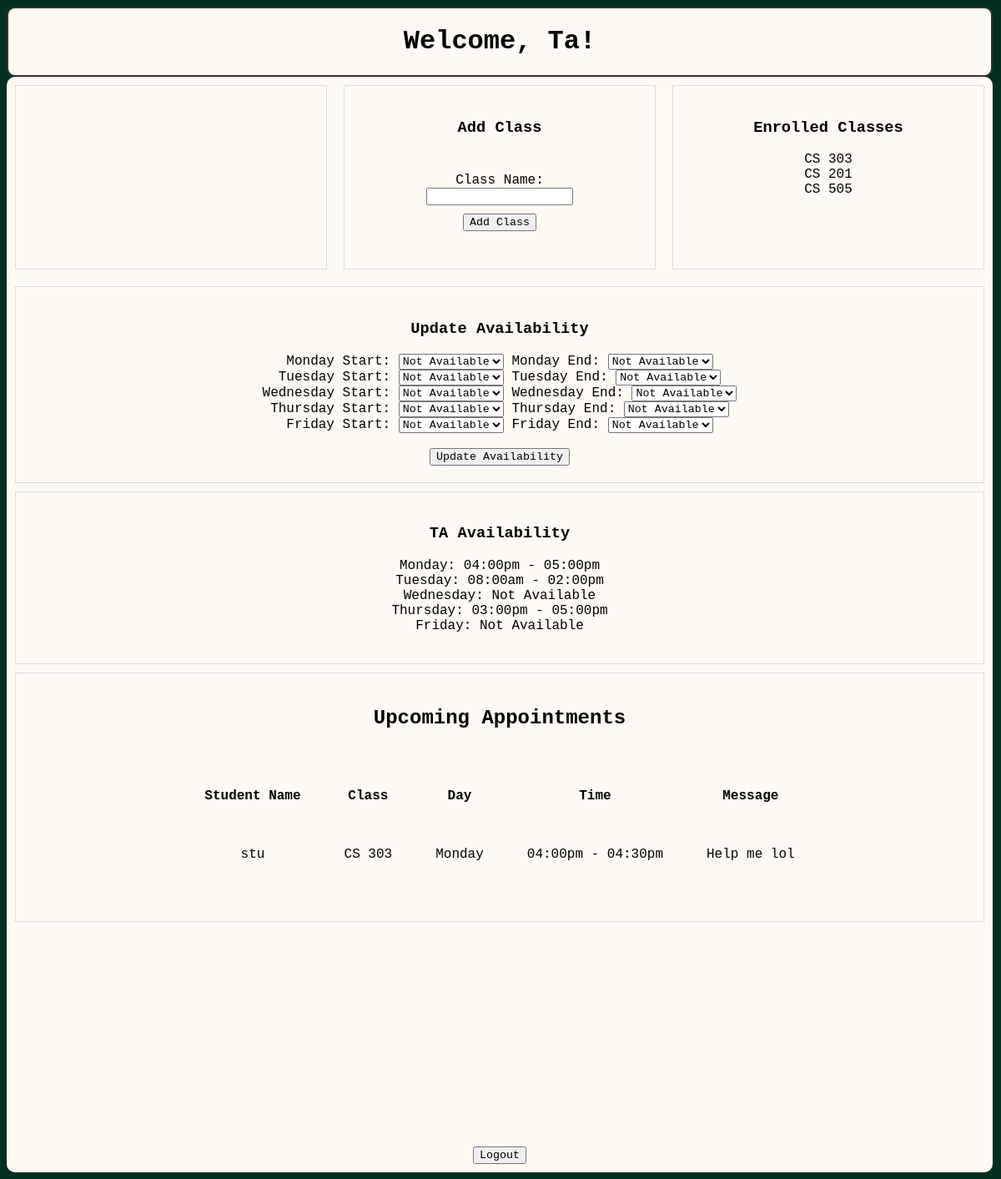
The page /ta (signed in) on the database its author committed.
### main.py (models this page shows)
class Class(db.Model):
    id = db.Column(db.Integer, primary_key=True)
    classname = db.Column(db.String(50), nullable=False)
    ta_id = db.Column(db.Integer, db.ForeignKey('user.id'), nullable=False) # changed to integer from String of length 50 #also added db.ForeignKey

class TAAvailability(db.Model):
    id = db.Column(db.Integer, primary_key=True)
    ta_id = db.Column(db.Integer, db.ForeignKey('user.id'), nullable=False)
    monday_start = db.Column(db.String(10))
    monday_end = db.Column(db.String(10))
    tuesday_start = db.Column(db.String(10))
    tuesday_end = db.Column(db.String(10))
    wednesday_start = db.Column(db.String(10))
    wednesday_end = db.Column(db.String(10))
    thursday_start = db.Column(db.String(10))
    thursday_end = db.Column(db.String(10))
    friday_start = db.Column(db.String(10))
    friday_end = db.Column(db.String(10))

class Scheduled_Appointments(db.Model):
    id = db.Column(db.Integer, primary_key=True)
    ta_id = db.Column(db.Integer, db.ForeignKey('user.id'), nullable=False)
    ta_display_name = db.Column(db.String(50), nullable=False)
    student_id = db.Column(db.Integer, db.ForeignKey('user.id'), nullable=False)
    student_display_name = db.Column(db.String(50), nullable=False)
    appointment_class = db.Column(db.String(50), nullable=False)
    appointment_day = db.Column(db.String(20), nullable=False)
    appointment_start_time = db.Column(db.String(20), nullable=False)
    message = db.Column(db.String(200), nullable=True)

### main.py (the view, shortened to what this page needs)
@app.route('/ta', methods=['GET', 'POST'])
def ta():
    add_class_form = AddClassForm()
    update_availability_form = UpdateAvailabilityForm()
    ta_id = session['user_id']
    print(ta_id)
    ta_availability = TAAvailability.query.filter_by(ta_id=session['user_id']).first() #here
    ta_username = session.get('user_name')
    enrolled_classes = Class.query.filter_by(ta_id=session['user_id']).all() #here
    upcoming_appointments = Scheduled_Appointments.query.filter(Scheduled_Appointments.ta_id == session['user_id']).all()
    return render_template('ta.html', add_class_form=add_class_form, update_availability_form=update_availability_form, enrolled_classes=enrolled_classes, ta_availability=ta_availability, upcoming_appointments = upcoming_appointments)

### main.py
class AddClassForm(FlaskForm):
    classname = StringField('Class Name', validators=[DataRequired()])
    submit = SubmitField('Add Class')

### templates/ta.html (shortened to what this page needs)
<!DOCTYPE html>
<html lang="en">
<head>
    <link rel="stylesheet" href="{{ url_for('static', filename='ta_style.css') }}">
</head>
<body>
    <div class="banner">
        <h1>Welcome, {{ session['user_name'] }}!</h1>
    </div>
    <div class="container">
        <div class="flex-container">
            <div class="class_flashes">
            </div>
            <div class="add_class">
                <h3>Add Class</h3>
                <form method="POST">
                    <div>
                        {{ add_class_form.classname.label }}: {{ add_class_form.classname() }}
                    </div>
                    <button type="submit">Add Class</button>
                </form>
            </div>
            <div class="enrolled_classes">
                <h3>Enrolled Classes</h3>
                {% if enrolled_classes %}
                    <ul>
                        {% for enrolled_class in enrolled_classes %}
                            <li>{{ enrolled_class.classname }}</li>
                        {% endfor %}
                    </ul>
                {% else %}
                    <p>No classes enrolled yet.</p>
                {% endif %}
            </div>
        </div>
        <div class="box">
            <h3>Update Availability</h3>
            <form method="POST" action="{{ url_for('ta') }}">
                <div>
                    <label>Monday Start:</label>
                    {{ update_availability_form.monday_start }}
                    <label>Monday End:</label>
                    {{ update_availability_form.monday_end }}
                </div>
                <div>
                    <label>Tuesday Start:</label>
                    {{ update_availability_form.tuesday_start }}
                    <label>Tuesday End:</label>
                    {{ update_availability_form.tuesday_end }}
                </div>
                <div>
                    <label>Wednesday Start:</label>
                    {{ update_availability_form.wednesday_start }}
                    <label>Wednesday End:</label>
                    {{ update_availability_form.wednesday_end }}
                </div>
                <div>
                    <label>Thursday Start:</label>
                    {{ update_availability_form.thursday_start }}
                    <label>Thursday End:</label>
                    {{ update_availability_form.thursday_end }}
                </div>
                <div>
                    <label>Friday Start:</label>
                    {{ update_availability_form.friday_start }}
                    <label>Friday End:</label>
                    {{ update_availability_form.friday_end }}
                </div>
                <br>
                {{ update_availability_form.submit }}
            </form>
        </div>
        <div class="box">
            <h3>TA Availability</h3>
            {% if ta_availability %}
                <ul>
                    <li>Monday: {% if ta_availability.monday_start and ta_availability.monday_end %}{{ ta_availability.monday_start }} - {{ ta_availability.monday_end }}{% else %}Not Available{% endif %}</li>
                    <li>Tuesday: {% if ta_availability.tuesday_start and ta_availability.tuesday_end %}{{ ta_availability.tuesday_start }} - {{ ta_availability.tuesday_end }}{% else %}Not Available{% endif %}</li>
                    <li>Wednesday: {% if ta_availability.wednesday_start and ta_availability.wednesday_end %}{{ ta_availability.wednesday_start }} - {{ ta_availability.wednesday_end }}{% else %}Not Available{% endif %}</li>
                    <li>Thursday: {% if ta_availability.thursday_start and ta_availability.thursday_end %}{{ ta_availability.thursday_start }} - {{ ta_availability.thursday_end }}{% else %}Not Available{% endif %}</li>
                    <li>Friday: {% if ta_availability.friday_start and ta_availability.friday_end %}{{ ta_availability.friday_start }} - {{ ta_availability.friday_end }}{% else %}Not Available{% endif %}</li>
                </ul>
            {% else %}
                <p>No availability set yet.</p>
            {% endif %}
        </div>
        <div class="box">
            <h2>Upcoming Appointments</h2>
            {% if upcoming_appointments %}
                <table>
                    <tr>
                        <th>Student Name </th>
                        <th>Class </th>
                        <th>Day </th>
                        <th>Time </th>
                        <th>Message </th>
                    </tr>
                    {% for appointment in upcoming_appointments %}
                        <tr>
                            <td> {{ appointment.student_display_name }}</td>
                            <td> {{ appointment.appointment_class }}</td>
                            <td> {{ appointment.appointment_day }}</td>
                            <td> {{ appointment.appointment_start_time[2:-2] }}</td>
                            <td> {{ appointment.message }}</td>
                        </tr>
                    {% endfor %}
                </table>
            {% else %}
                <p>No upcoming appointments</p>
            {% endif %}
        </div>
        <div class="logout">
            <form action="{{ url_for('logout') }}" method="POST" style="display: inline-block;">
                <button type="submit" class="btn btn-primary" value="Logout">Logout</button>
            </form>
        </div>
    </div>
</body>
</html>

### static/ta_style.css (style rules this page uses)
* { font-family: 'Courier New', Courier, monospace; }
body { background-color: #023020; width: 100%; }
.banner { position: relative; background-color: #FEF9F3; text-align: center; height: 13%; width: 98.5%; border: 2px solid #333; box-sizing: border-box; top: 10; border-radius: 10px; align-items: center; }
.container { background-color: #FEF9F3; text-align: center; height: 84%; width: 98.5%; border-radius: 10px; position:relative; bottom: 0; align-items: center; }
.flex-container { display: flex; justify-content: space-around; }
.class_flashes { flex: 1; margin: 10px; padding: 20px; border: 1px solid #ddd; font-family: 'Courier New', Courier, monospace; }
.add_class { flex: 1; margin: 10px; padding: 20px; border: 1px solid #ddd; font-family: 'Courier New', Courier, monospace; }
.add_class form { display: flex; flex-direction: column; align-items: center; padding: 25px; }
.enrolled_classes { flex: 1; margin: 10px; padding: 20px; border: 1px solid #ddd; font-family: 'Courier New', Courier, monospace; }
.add_class button { margin-top: 10px; }
.logout { display: flex; flex-direction: column; justify-content: flex-end; align-items: center; height: 35vh; padding-bottom: 10px; }
.box { flex: 1; margin: 10px; padding: 20px; border: 1px solid #ddd; }
.logout button { margin-top: 10px; }
ul { list-style-type: none; padding: 0; }
table { border-collapse: separate; border-spacing: 50px; margin-left: auto; margin-right: auto; }

### rows shown on the page
Class: classname "CS 303"
Class: classname "CS 201"
Class: classname "CS 505"
TAAvailability: monday_start "04:00pm", monday_end "05:00pm", tuesday_start "08:00am", tuesday_end "02:00pm", thursday_start "03:00pm", thursday_end "05:00pm"
Scheduled_Appointments: student_display_name "stu", appointment_class "CS 303", appointment_day "Monday", appointment_start_time "04:00pm - 04:30pm", message "Help me lol"

### other values the page prints
{{ session['user_name'] }} "Ta"
{{ add_class_form.classname.label }} "Class Name"
